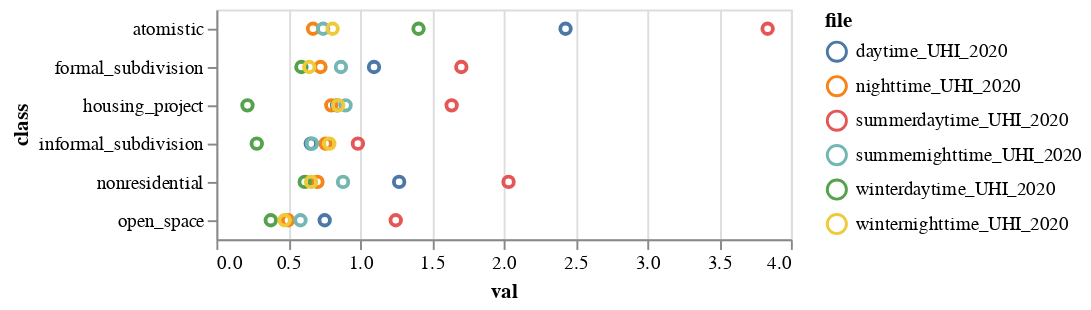

Notebook source saved alongside this figure:
### Code cell
#trellis plot selection
selection = alt.selection_point(fields=['file'], bind='legend')

alt.Chart(df2).mark_point().encode(
    alt.X('val'),
    alt.Y('class'),
    alt.Color('file'),
    opacity=alt.condition(selection, alt.value(1), alt.value(0.2))
).add_params(
    selection
)

### Figure 1 — Vega-Lite specification as saved in the notebook (floating-point values rounded to 4 significant figures)
{"config": {"view": {"continuousWidth": 300, "continuousHeight": 300}}, "data": {"name": "data-d0b2c6678c288e568f3f02282c912c56"}, "mark": {"type": "point"}, "encoding": {"color": {"field": "file", "type": "nominal"}, "opacity": {"condition": {"param": "param_1", "value": 1}, "value": 0.2}, "x": {"field": "val", "type": "quantitative"}, "y": {"field": "class", "type": "nominal"}}, "params": [{"name": "param_1", "select": {"type": "point", "fields": ["file"]}, "bind": "legend"}], "$schema": "https://vega.github.io/schema/vega-lite/v5.14.1.json", "datasets": {"data-d0b2c6678c288e568f3f02282c912c56": [{"file": "daytime_UHI_2020", "class": "open_space", "val": 0.754}, {"file": "daytime_UHI_2020", "class": "nonresidential", "val": 1.272}, {"file": "daytime_UHI_2020", "class": "atomistic", "val": 2.431}, {"file": "daytime_UHI_2020", "class": "informal_subdivision", "val": 0.6573}, {"file": "daytime_UHI_2020", "class": "formal_subdivision", "val": 1.097}, {"file": "daytime_UHI_2020", "class": "housing_project", "val": 0.8402}, {"file": "nighttime_UHI_2020", "class": "open_space", "val": 0.4991}, {"file": "nighttime_UHI_2020", "class": "nonresidential", "val": 0.7034}, {"file": "nighttime_UHI_2020", "class": "atomistic", "val": 0.6726}, {"file": "nighttime_UHI_2020", "class": "informal_subdivision", "val": 0.7604}, {"file": "nighttime_UHI_2020", "class": "formal_subdivision", "val": 0.7248}, {"file": "nighttime_UHI_2020", "class": "housing_project", "val": 0.7999}, {"file": "summerdaytime_UHI_2020", "class": "open_space", "val": 1.249}, {"file": "summerdaytime_UHI_2020", "class": "nonresidential", "val": 2.034}, {"file": "summerdaytime_UHI_2020", "class": "atomistic", "val": 3.838}, {"file": "summerdaytime_UHI_2020", "class": "informal_subdivision", "val": 0.9852}, {"file": "summerdaytime_UHI_2020", "class": "formal_subdivision", "val": 1.705}, {"file": "summerdaytime_UHI_2020", "class": "housing_project", "val": 1.638}, {"file": "summernighttime_UHI_2020", "class": "open_space", "val": 0.5855}, {"file": "summernighttime_UHI_2020", "class": "nonresidential", "val": 0.8817}, {"file": "summernighttime_UHI_2020", "class": "atomistic", "val": 0.7432}, {"file": "summernighttime_UHI_2020", "class": "informal_subdivision", "val": 0.6657}, {"file": "summernighttime_UHI_2020", "class": "formal_subdivision", "val": 0.867}, {"file": "summernighttime_UHI_2020", "class": "housing_project", "val": 0.8994}, {"file": "winterdaytime_UHI_2020", "class": "open_space", "val": 0.3787}, {"file": "winterdaytime_UHI_2020", "class": "nonresidential", "val": 0.6151}, {"file": "winterdaytime_UHI_2020", "class": "atomistic", "val": 1.407}, {"file": "winterdaytime_UHI_2020", "class": "informal_subdivision", "val": 0.2813}, {"file": "winterdaytime_UHI_2020", "class": "formal_subdivision", "val": 0.5919}, {"file": "winterdaytime_UHI_2020", "class": "housing_project", "val": 0.2163}, {"file": "winternighttime_UHI_2020", "class": "open_space", "val": 0.4746}, {"file": "winternighttime_UHI_2020", "class": "nonresidential", "val": 0.6593}, {"file": "winternighttime_UHI_2020", "class": "atomistic", "val": 0.8091}, {"file": "winternighttime_UHI_2020", "class": "informal_subdivision", "val": 0.7865}, {"file": "winternighttime_UHI_2020", "class": "formal_subdivision", "val": 0.6466}, {"file": "winternighttime_UHI_2020", "class": "housing_project", "val": 0.8476}]}}
